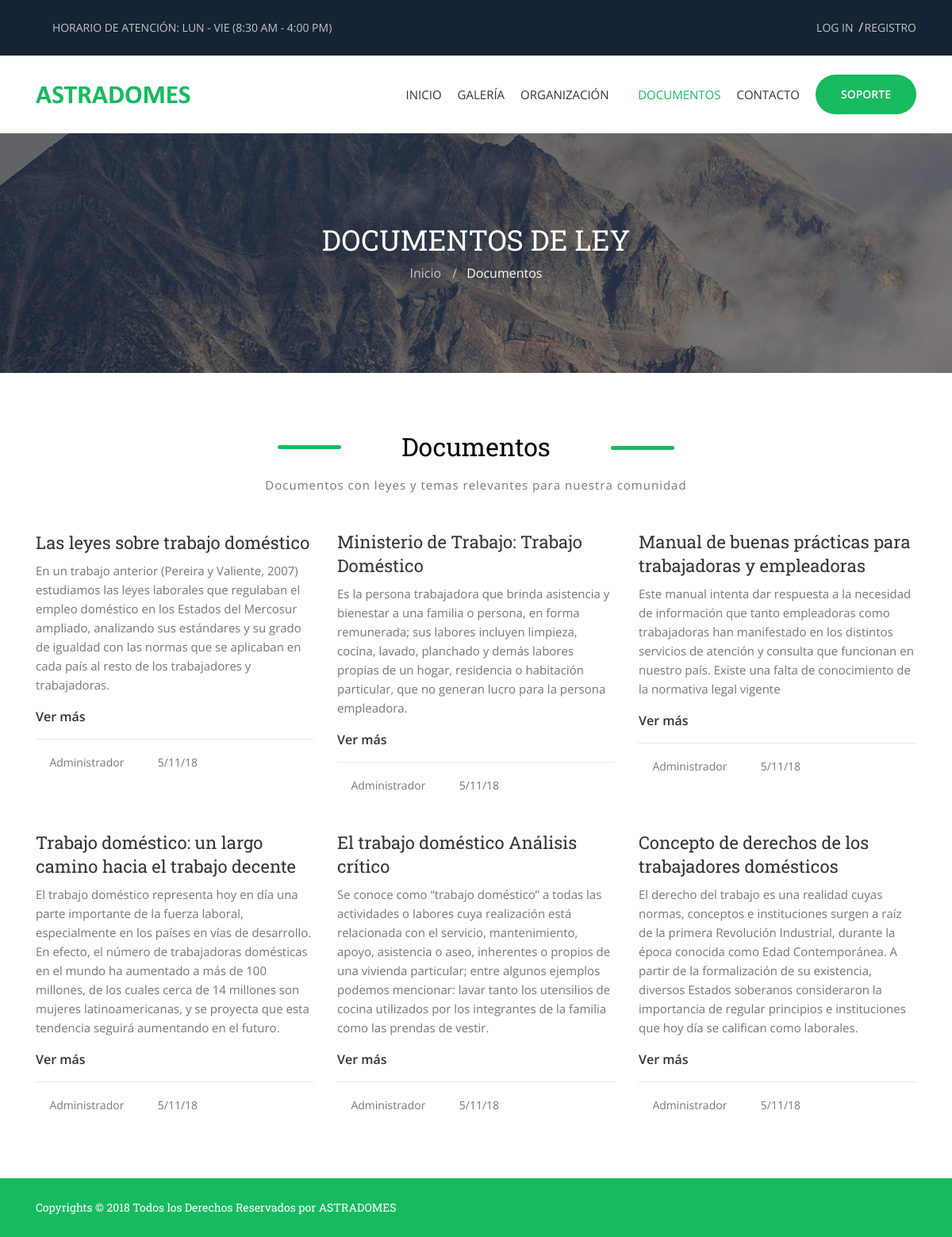
/Vista/documentos.php, run on the app's committed database.
### tables this page shows
CREATE TABLE IF NOT EXISTS `documentos_ley` (
  `numeroDocumento` int(11) NOT NULL AUTO_INCREMENT,
  `titulo` varchar(100) NOT NULL,
  `descripcion` varchar(1000) NOT NULL,
  `enlace` varchar(200) NOT NULL,
  `fecha` varchar(200) NOT NULL,
  PRIMARY KEY (`numeroDocumento`)
);

### modelo/consultas.php (called while the page is built, shortened)
<?php
    $connect = conectar();
    function getDocumentos(){
	    global $connect;
	    $sql = 'CALL Obtener_Documentos()';
	    $stmt = $connect->prepare($sql);
	    $stmt->execute();
	    $resultado = $stmt->fetchAll();
        return $resultado;
    }

### controlador/controlador.php (called while the page is built, shortened)
<?php
require_once("../modelo/consultas.php");
function obtenerDocumentos(){
	return getDocumentos();
}
?>

### Vista/documentos.php (the view, shortened to what this page needs)
<?php
    require_once("../controlador/controlador.php");
    $varsesion = $_SESSION['usuario'];
    $resultado = obtenerDocumentos();
?>
<!doctype html>
<html lang="zxx">
<head>
    <link href="assets/css/bootstrap.min.css" rel="stylesheet" media="screen">
    <link href="assets/icofont/icofont.min.css" rel="stylesheet" media="screen">
    <link href="assets/font/flaticon.css" rel="stylesheet" media="screen">
    <link href="assets/css/owl.carousel.min.css" rel="stylesheet" media="screen">
    <link href="assets/css/owl.theme.default.min.css" rel="stylesheet" media="screen">
    <link href="assets/css/animate.css" rel="stylesheet" media="screen">
    <link href="assets/css/lity.css" rel="stylesheet" media="screen">
    <link href="assets/css/style.css" rel="stylesheet" media="screen">
    <link rel="stylesheet" href="assets/css/responsive.css">
</head>
<body>
    <header id="main-header">
        <div class="header-top">
          <div class="container">
            <div class="row">
              <div class="col-lg-6 col-md-6">
                <div class="office-time float-left">
                  <p><span><i class="icofont-wall-clock"></i></span>Horario de Atención: Lun - Vie (8:30 am - 4:00 pm)</p>
                </div>
              </div>
              <div class="col-lg-6 col-md-6">
                <?php
                  if ($varsesion != null || $varsesion != '') {
                    echo "
                          <div class='user-logout float-right'>
                            <ul>
                              <li><span><i class='icofont-ui-user'></i></span><a href='usuario.php'>".$varsesion."</a></li>
                              <li id = 'li-logout'><a href='../controlador/cerrarSesion.php'>Cerrar Sesión</a></li>
                            </ul>
                          </div>
                          ";
                  }
                  else {
                    echo "
                          <div class='login-register float-right'>
                            <ul>
                              <li><span><i class='icofont-ui-user'></i></span><a href='login.php'>Log in</a></li>
                              <li><a href='registro.php'>Registro</a></li>
                            </ul>
                          </div>
                          ";
                  }
                 ?>
              </div>
            </div>
          </div>
        </div>
        <div class="header-bottom header-sticky">
            <div class="header-inner">
              <div class="container">
                <div class="row">
                  <div class="col-lg-3 col-md-3 col-12">
                  <div class="logo">
                    <a href="index.php"><img src="assets/images/normal/logo.png" alt="Logo"></a>
                  </div>
                  </div>
                  <div class="col-lg-9 col-md-9 col-12">
                    <div class="main-menu">
                      <nav class="navbar navbar-expand-lg">
                        <div class="navbar-collapse">
                          <ul class="nav menu navbar-nav">
                            <li><a href="index.php">Inicio</a></li>
                            <li><a href="galeria.php">Galería</a></li>
                            <li><a href="#">Organización<i class="icofont-simple-down"></i></a>
                            </li>
                            <li class="active"><a href="documentos.php">Documentos</a></li>
                            <li><a href="contacto.php">Contacto</a></li>
                            <li class="top-support"><a href="assets/documentos/ManualUsuario.pdf" target="_blank">Soporte</a></li>
                          </ul>
                        </div>
                      </nav>
                    </div>
                  </div>
                </div>
              </div>
            </div>
        </div>
    </header>
    <section id="default-breadcrumb">
      <div class="breadcrumb-opacity"></div>
      <div class="container">
        <div class="row">
          <div class="col-lg-12 col-md-12 col-sm-12 col-12">
            <div class="default-breadcrumb-title text-center">
              <h4>Documentos de Ley</h4>
              <ul class="breadcrumb-list">
                <li><a href="index.html">Inicio</a></li>
                <li class="active"><a href="#">Documentos</a></li>
              </ul>
            </div>
          </div>
        </div>
      </div>
    </section>
    <section id="latest-blog-area" class="  pt-100  pb-100">
      <div class="container">
        <div class="row">
          <div class="section-default-title text-center col-12">
            <h2>Documentos</h2>
            <p>Documentos con leyes y temas relevantes para nuestra comunidad</p>
          </div>
        </div>
        <?php
          $columas = count($resultado) / 3;
          $sobrantes = count($resultado) % 3;
          $indiceDoc = 0;
          for ($i=0; $i < $columas ; $i++)
            if ($i == $columas-1 and $sobrantes > 0) {
              echo "
                    <div class='row pt-45'>";
              for ($a=0; $a < $sobrantes ; $a++):
                echo "
                      <div class='col-lg-4 col-md-4 responsive-320'>
                        <div class='blog-item'>
                          <div class='blog-details'>
                            <h3><a href='#'>".$resultado[$indiceDoc][0]."</a></h3>
                            <p>".$resultado[$indiceDoc][1]."</p>
                            <a class='read-more' href='".$resultado[$indiceDoc][2]."'>Ver más <span><i class='icofont-long-arrow-right'></i></span></a>
                            <hr>
                            <div class='meta-info'>
                              <ul>
                                <li><span><i class='icofont icofont-user'></i></span><a href='#'>Administrador</a></li>
                                <li><span><i class='icofont icofont-calendar'></i></span><a href='#'>".$resultado[$indiceDoc][3]."</a></li>
                              </ul>
                            </div>
                          </div>
                        </div>
                      </div>";
              $indiceDoc += 1;
              ?>
              <?php endfor; ?>
              <?php
              echo "</div>
              ";
            }
            else {
              echo "
                    <div class='row pt-45'>";
              for ($a=0; $a < 3 ; $a++):
                echo "
                      <div class='col-lg-4 col-md-4 responsive-320'>
                        <div class='blog-item'>
                          <div class='blog-details'>
                            <h3><a href='#'>".$resultado[$indiceDoc][0]."</a></h3>
                            <p>".$resultado[$indiceDoc][1]."</p>
                            <a class='read-more' href='".$resultado[$indiceDoc][2]."'>Ver más <span><i class='icofont-long-arrow-right'></i></span></a>
                            <hr>
                            <div class='meta-info'>
                              <ul>
                                <li><span><i class='icofont icofont-user'></i></span><a href='#'>Administrador</a></li>
                                <li><span><i class='icofont icofont-calendar'></i></span><a href='#'>".$resultado[$indiceDoc][3]."</a></li>
                              </ul>
                            </div>
                          </div>
                        </div>
                      </div>";
                $indiceDoc += 1;
              ?>
              <?php endfor; ?>
              <?php
              echo "</div>
              ";
            }
        ?>
      </div>
    </section>
    <footer id="footer-bottom">
      <div class="container">
        <div class="row">
          <div class=" col-lg-6 col-md-12">
            <div class="copy-text text-left">
              <p>Copyrights © 2018 Todos los Derechos Reservados por <a href="#">ASTRADOMES</a></p>
            </div>
          </div>
        </div>
      </div>
    </footer>
</body>
</html>

### Vista/assets/css/responsive.css (style rules this page uses)
@media only screen and (min-width: 992px) and (max-width: 1280px) { #main-header-2 .nav li, #main-header .nav li { margin-right: 20px; } }
@media only screen and (min-width: 992px) and (max-width: 1280px) { #main-header-2 .nav li a, #main-header .nav li a { font-size: 15px; } }
@media only screen and (min-width: 992px) and (max-width: 1280px) { #main-header-2 .nav li.top-support a, #main-header .nav li.top-support a { font-size: 14px; padding: 13px 32px; } }
@media only screen and (min-width: 992px) and (max-width: 1280px) { p { color: #777777; line-height: 24px; font-size: 15px; } }
@media only screen and (min-width: 992px) and (max-width: 1280px) { .pt-100 { padding-top: 80px; } }
@media only screen and (min-width: 992px) and (max-width: 1280px) { .pb-100 { padding-bottom: 80px; } }
@media only screen and (min-width: 992px) and (max-width: 1280px) { .section-default-title h2 { width: 45%; } }

### data on the page
documentos_ley: titulo "Las leyes sobre trabajo doméstico", descripcion "En un trabajo anterior (Pereira y Valiente, 2007) estudiamos las leyes laborales que regulaban el empleo doméstico en los Estados del Mercosur ampliado, analizando sus estándares y su grado de igualdad con las normas que se aplicaban en cada país al resto de los trabajadores y trabajadoras.", fecha "5/11/18"
documentos_ley: titulo "Ministerio de Trabajo: Trabajo Doméstico", descripcion "Es la persona trabajadora que brinda asistencia y bienestar a una familia o persona, en forma remunerada; sus labores incluyen limpieza, cocina, lavado, planchado y demás labores propias de un hogar, residencia o habitación particular, que no generan lucro para la persona empleadora.", fecha "5/11/18"
documentos_ley: titulo "Manual de buenas prácticas para trabajadoras y empleadoras", descripcion "Este manual intenta dar respuesta a la necesidad de información que tanto empleadoras como trabajadoras han manifestado en los distintos servicios de atención y consulta que funcionan en nuestro país. Existe una falta de conocimiento de la normativa legal vigente", fecha "5/11/18"
documentos_ley: titulo "Trabajo doméstico: un largo camino hacia el trabajo decente", descripcion "El trabajo doméstico representa hoy en día una parte importante de la fuerza laboral, especialmente en los países en vías de desarrollo. En efecto, el número de trabajadoras domésticas en el mundo ha aumentado a más de 100 millones, de los cuales cerca de 14 millones son mujeres latinoamericanas, y se proyecta que esta tendencia seguirá aumentando en el futuro.", fecha "5/11/18"
documentos_ley: titulo "El trabajo doméstico Análisis crítico", descripcion "Se conoce como “trabajo doméstico” a todas las actividades o labores cuya realización está relacionada con el servicio, mantenimiento, apoyo, asistencia o aseo, inherentes o propios de una vivienda particular; entre algunos ejemplos podemos mencionar: lavar tanto los utensilios de cocina utilizados por los integrantes de la familia como las prendas de vestir.", fecha "5/11/18"
documentos_ley: titulo "Concepto de derechos de los trabajadores domésticos", descripcion "El derecho del trabajo es una realidad cuyas normas, conceptos e instituciones surgen a raíz de la primera Revolución Industrial, durante la época conocida como Edad Contemporánea. A partir de la formalización de su existencia, diversos Estados soberanos consideraron la importancia de regular principios e instituciones que hoy día se califican como laborales.", fecha "5/11/18"
